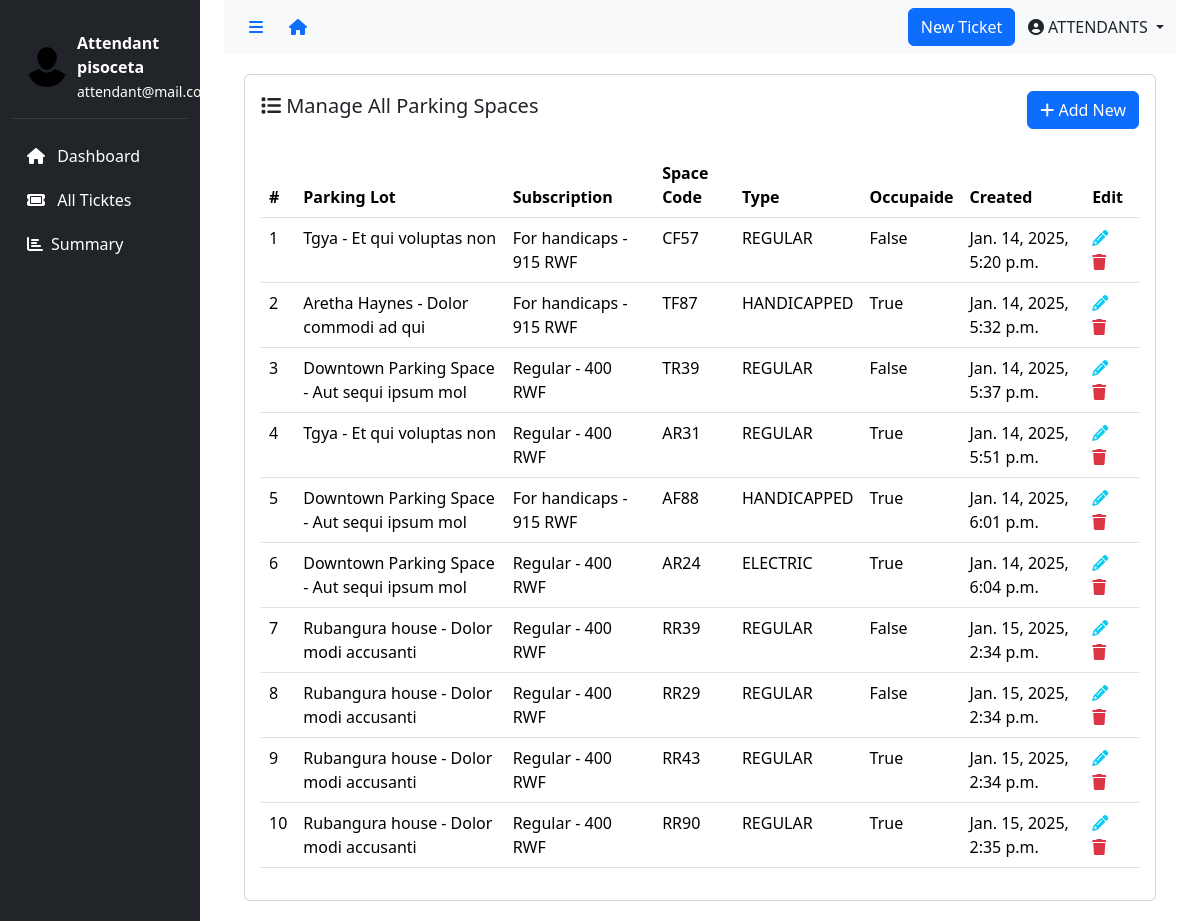
Screenshot of /dashboard/parkingspace (signed in) with the database file from the repository.
### app/models.py (models this page shows, shortened)
class User(AbstractUser):
    class Role(models.TextChoices):
        ATTENDANTS = "ATTENDANTS", "Attendants"
        ADMIN = "ADMIN", "Admin"
        CLIENT = "CLIENT", "Client"
    role = models.CharField(
        max_length=50,
        choices=Role.choices,
        default=Role.CLIENT  # Set default role to CLIENT
    )
    phone_number = models.CharField(
        validators=[phone_regex],
        max_length=10,
        unique=True,
        null=True
    )
    groups = models.ManyToManyField(
        'auth.Group',
        related_name='users',
        blank=True,
        help_text='The groups this user belongs to.'
    )
    user_permissions = models.ManyToManyField(
        'auth.Permission',
        related_name='users',
        blank=True,
        help_text='Specific permissions for this user.'
    )

class ParkingSpace(models.Model):
    parking_lot = models.ForeignKey('ParkingLot', on_delete=models.PROTECT, related_name='parking_spaces')
    subscription = models.ForeignKey('Subscription', on_delete=models.SET_NULL, null=True, blank=True)
    space_code = models.CharField(max_length=6, unique=True)
    type = models.CharField(max_length=20, choices=SPACE_TYPE_CHOICES, default='REGULAR')
    status = models.BooleanField(default=False)
    created_at = models.DateTimeField(auto_now_add=True)

class ParkingLot(models.Model):
    name = models.CharField(max_length=255, unique=True)
    gpsLocation = models.CharField(max_length=255)
    address = models.CharField(max_length=255)
    type = models.CharField(max_length=20, choices=[('ON STREET', 'On Street'), ('OFF STREET', 'Off Street')], default='ON STREET')
    capacity = models.IntegerField()
    restrictions = models.CharField(max_length=255, blank=True, null=True)  # Store as a comma-separated string
    security = models.BooleanField(default=False)
    lighting = models.BooleanField(default=False)
    chargingStation = models.BooleanField(default=False)
    manager_1 = models.ForeignKey('User', related_name='primary_manager', null=True, on_delete=models.SET_NULL)
    manager_2 = models.ForeignKey('User', related_name='secondary_manager', null=True, blank=True, on_delete=models.SET_NULL)
    created_at = models.DateTimeField(auto_now_add=True)
    def __str__(self):
        return f"{self.name} - {self.address}"

class Subscription(models.Model):
    name = models.CharField(max_length=255, unique=True)
    price = models.IntegerField()
    discount_rate = models.PositiveIntegerField(validators=[MaxValueValidator(100)])
    terms = models.TextField()
    created_at = models.DateTimeField(auto_now_add=True)
    def __str__(self):
        return f"{self.name} - {self.price} RWF"

### app/views.py (the view)
# urls.py: path('dashboard/parkingspace', views.parkingspace, name="parkingspace"),
def parkingspace(request):
    parkingspace = ParkingSpace.objects.all()
    context = {'parkingspaces': parkingspace, 'active_menu': 'parkingspace'}
    return render(request, 'dashboard/parkingspace.html', context)

### app/templates/app/dashboard/parkingspace.html (shortened to what this page needs)
{% extends 'dashboard/base.html' %}
{% block content %}
<div class="content">
    <div class="card">
        <div class="card-body">
            <div class="d-flex justify-content-between align-items-center">
                <h5 class="card-title"><i class="fas fa-list"></i> Manage All Parking Spaces</h5>
        <a href="{% url 'create_parking_space' %}" class="btn btn-primary"><i class="fas fa-plus"></i> Add New</a>
    </div>
<br>
            <div class="table-responsive">
                <table class="table table-hover" id="activityTable">
                    <thead>
                        <tr>
                            <th>#</th>
                            <th>Parking Lot</th>
                            <th>Subscription</th>
                            <th>Space Code</th>
                            <th>Type</th>
                            <th>Occupaide</th>
                            <th>Created</th>
                            <th>Edit</th>
                        </tr>
                    </thead>
                    <tbody>
                        {% for parkspace in parkingspaces %}
                        <tr>
                            <td>{{ parkspace.id }}</td>
                            <td>{{ parkspace.parking_lot }}</td>
                            <td>{{ parkspace.subscription }}</td>
                            <td>{{ parkspace.space_code }}</td>
                            <td>{{ parkspace.type}}</td>
                            <td>{{ parkspace.status}}</td>
                            <td>{{ parkspace.created_at}}</td>
                            <td>
                                <a href="{% url 'update_parking_space' parkspace.pk %}"><i class="fas fa-pencil text-info"></i></a>&nbsp;&nbsp;&nbsp;&nbsp;
                                <a href="{% url 'delete_parking_space' parkspace.pk %}"><i class="fas fa-trash text-danger"></i></a>
                            </td>
                        </tr>
                        {% empty %}
                        <tr>
                            <td colspan="9" class="text-center">No Parking Space found</td>
                        </tr>
                        {% endfor %}
                    </tbody>
                </table>
            </div>
        </div>
    </div>
</div>
</div>
</div>
{% endblock %}

### app/templates/app/dashboard/includes/attendant-sidebar.html (shortened to what this page needs)
{% load static %}
<div class="col-md-3 col-lg-2 d-md-block sidebar" id="sidebar">
  <div class="position-sticky pt-3">
    <div class="user-info d-flex align-items-center">
      <img src="{% static 'img/pngwing.com.png' %}" alt="User" class="rounded-circle" />
      <div>
        <div class="fw-bold">Attendant</div>
        <div class="fw-bold">{{ user.username }}</div>
        <small>{{ user.email }}</small>
      </div>
    </div>
    <ul class="nav flex-column">
      <li class="nav-item">
        <a class="sidebar-link {% if active_menu == 'dashboard' %}active{% endif %}"href="{% url 'dashboard' %}" data-page="dashboard">
          <i class="fas fa-home me-2"></i> Dashboard
        </a>
      </li>
      <li class="nav-item">
        <a class="sidebar-link {% if active_menu == 'tickets' %}active{% endif %}" href="{% url 'att_tickets' %}" data-page="settings">
          <i class="fas fa-ticket me-2"></i> All Ticktes
        </a>
      </li>
      <li class="nav-item">
        <a class="sidebar-link {% if active_menu == 'summary' %}active{% endif %}" href="{% url 'att_summary' %}" data-page="settings">
          <i class="fas fa-chart-bar me-2"></i>Summary
        </a>
      </li>
    </ul>
  </div>
</div>

### app/templates/app/dashboard/includes/nav.html (shortened to what this page needs)
<nav class="navbar navbar-expand-lg navbar-light bg-light">
  <div class="container-fluid d-flex align-items-center">
    <div class="d-flex align-items-center">
      <button class="btn btn-link" id="sidebarToggle">
        <i class="fas fa-bars"></i>
      </button>
      <a href="/" class="btn btn-link">
        <i class="fas fa-house"></i>
      </a>
    </div>
    <div class="ms-auto d-flex align-items-center">
      {% if request.user.role == "ATTENDANTS" %}
        <button class="btn btn-primary" data-bs-toggle="modal" data-bs-target="#newTicketModal">New Ticket</button>&nbsp;&nbsp;&nbsp;
      {% elif request.user.role == "CLIENT" %}
        <button class="btn btn-primary" data-bs-toggle="modal" data-bs-target="#subscriptionModal">My Subscription</button>&nbsp;&nbsp;&nbsp;
      {% endif %}
      <div class="dropdown">
        <a class="nav-link dropdown-toggle" href="#" role="button" data-bs-toggle="dropdown">
          <i class="fas fa-user-circle"></i> {{ user.role }}
        </a>
      </div>
    </div>
  </div>
</nav>

### app/templates/app/dashboard/base.html (style rules this page uses)
.sidebar { min-height: 100vh; background: #212529; transition: all 0.3s; }
.sidebar-link { color: #fff; text-decoration: none; padding: 10px 15px; display: block; transition: all 0.3s; }
.content { padding: 20px; }
#sidebarToggle { cursor: pointer; }
.user-info { color: white; padding: 15px; border-bottom: 1px solid #343a40; margin-bottom: 15px; }
.user-info img { width: 40px; height: 40px; margin-right: 10px; }

### rows the page displays
User: username "pisoceta", email "attendant@mail.com", role "ATTENDANTS"
ParkingSpace: id "1", parking_lot "Tgya - Et qui voluptas non", subscription "For handicaps - 915 RWF", space_code "CF57", type "REGULAR", status "False", created_at "Jan. 14, 2025, 5:20 p.m."
ParkingSpace: id "2", parking_lot "Aretha Haynes - Dolor commodi ad qui", subscription "For handicaps - 915 RWF", space_code "TF87", type "HANDICAPPED", status "True", created_at "Jan. 14, 2025, 5:32 p.m."
ParkingSpace: id "3", parking_lot "Downtown Parking Space - Aut sequi ipsum mol", subscription "Regular - 400 RWF", space_code "TR39", type "REGULAR", status "False", created_at "Jan. 14, 2025, 5:37 p.m."
ParkingSpace: id "4", parking_lot "Tgya - Et qui voluptas non", subscription "Regular - 400 RWF", space_code "AR31", type "REGULAR", status "True", created_at "Jan. 14, 2025, 5:51 p.m."
ParkingSpace: id "5", parking_lot "Downtown Parking Space - Aut sequi ipsum mol", subscription "For handicaps - 915 RWF", space_code "AF88", type "HANDICAPPED", status "True", created_at "Jan. 14, 2025, 6:01 p.m."
ParkingSpace: id "6", parking_lot "Downtown Parking Space - Aut sequi ipsum mol", subscription "Regular - 400 RWF", space_code "AR24", type "ELECTRIC", status "True", created_at "Jan. 14, 2025, 6:04 p.m."
ParkingSpace: id "7", parking_lot "Rubangura house - Dolor modi accusanti", subscription "Regular - 400 RWF", space_code "RR39", type "REGULAR", status "False", created_at "Jan. 15, 2025, 2:34 p.m."
ParkingSpace: id "8", parking_lot "Rubangura house - Dolor modi accusanti", subscription "Regular - 400 RWF", space_code "RR29", type "REGULAR", status "False", created_at "Jan. 15, 2025, 2:34 p.m."
ParkingSpace: id "9", parking_lot "Rubangura house - Dolor modi accusanti", subscription "Regular - 400 RWF", space_code "RR43", type "REGULAR", status "True", created_at "Jan. 15, 2025, 2:34 p.m."
ParkingSpace: id "10", parking_lot "Rubangura house - Dolor modi accusanti", subscription "Regular - 400 RWF", space_code "RR90", type "REGULAR", status "True", created_at "Jan. 15, 2025, 2:35 p.m."
